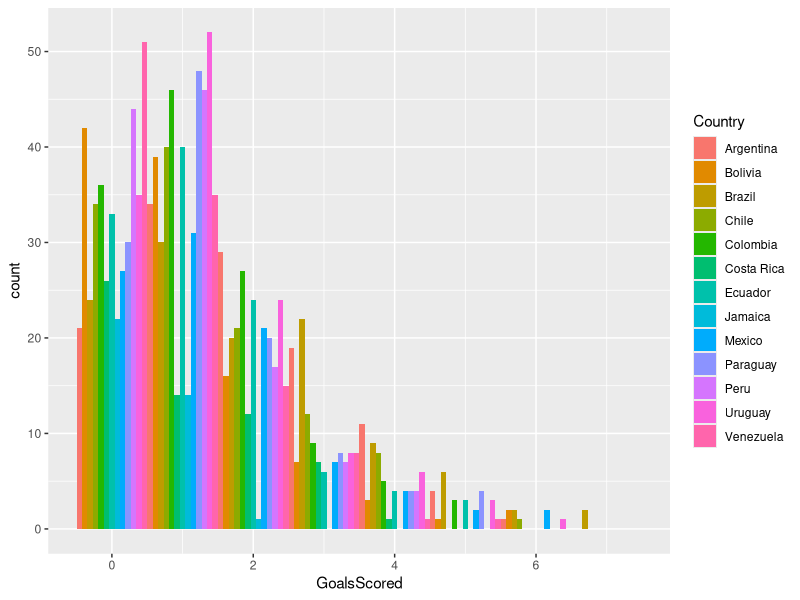

Here is the R script that generated this plot:
library(ggplot2)
library(dplyr)

# Read the match results data
dfmatches <- read.csv("data/FIFA_matches_CopaAmericaTeams_1995_2015.dat")

# Plot number of goals scored per country
ggplot(dfmatches, aes(GoalsScored, fill=Country)) +
    geom_histogram(binwidth=1, position="dodge")